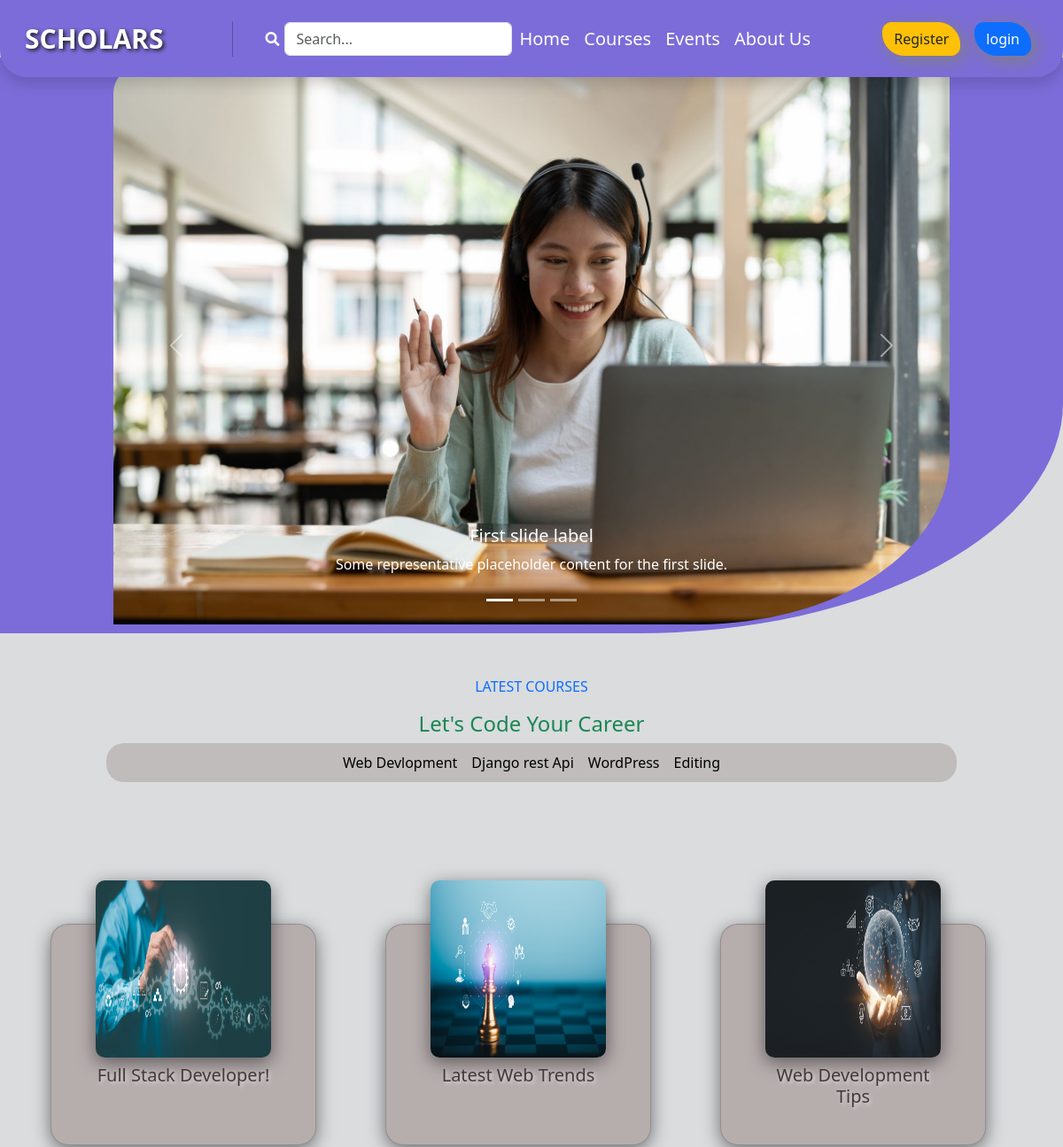
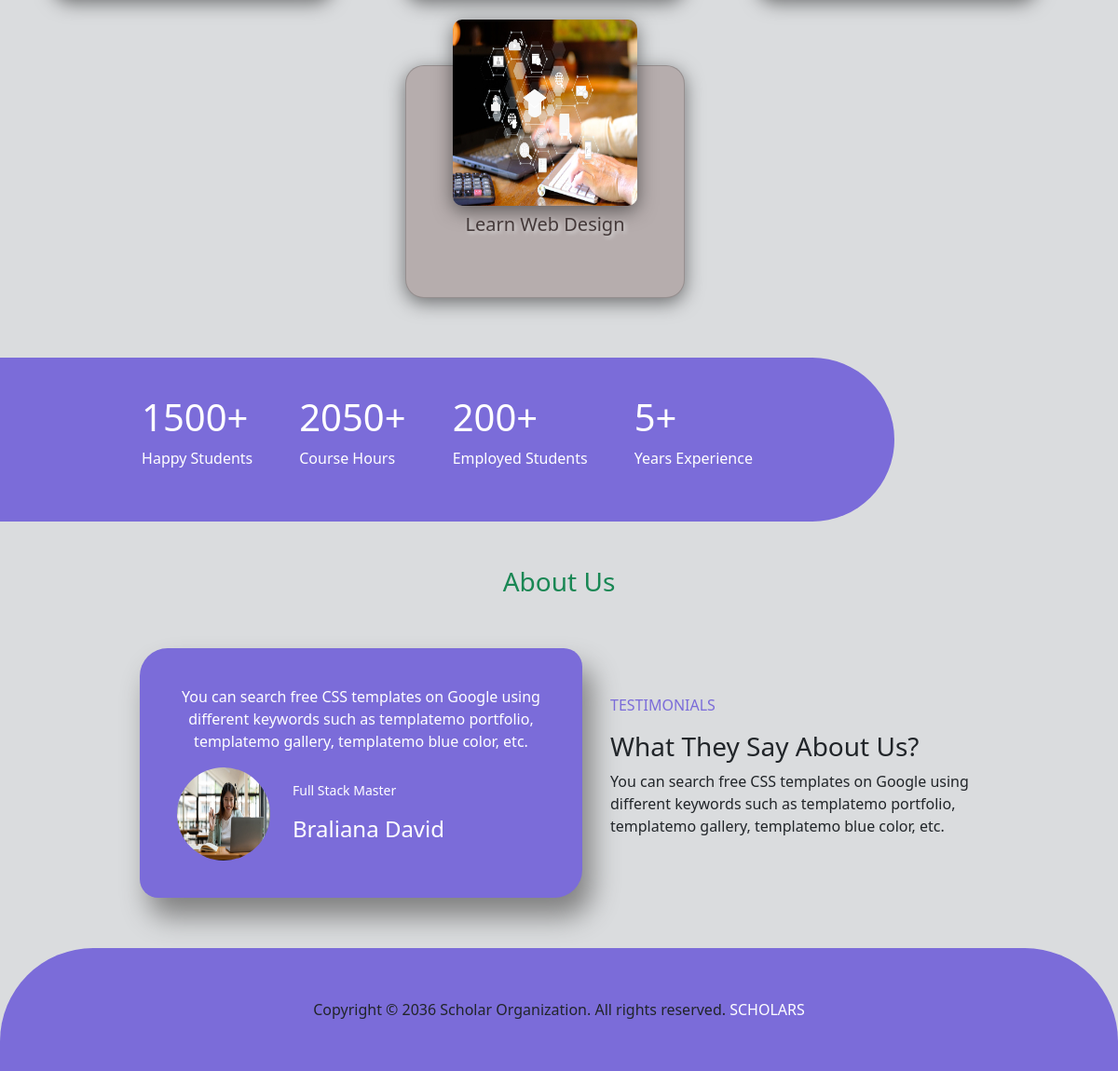
/category/web-devlopment/, run on the app's committed database (2 pictures, top to bottom).
### Course/models.py (models this page shows, shortened)
class Type(models.Model):
    Name = models.CharField(max_length=100)
    slug = models.SlugField(max_length=100,unique=True, null=True, blank=True)

class AddCourse(models.Model):
    teacher = models.ForeignKey(User, on_delete=models.CASCADE,related_name='teacher' )
    Course_Title  = models.CharField(max_length=100)
    price = models.DecimalField(max_digits=10, decimal_places=0 , null=True)
    Content = models.TextField()
    Type = models.ForeignKey(Type,on_delete=models.CASCADE)
    image = models.ImageField(upload_to='Course/media/uploads/', blank = True, null = True)

### Core/views.py (the view)
# urls.py: path('',views.HomeView.as_view(),name='home'),
class  HomeView(View):
    template_name = 'home.html'
    def get(self, request, category_slug=None):
        query = request.GET.get('q')
        data = models.AddCourse.objects.all()
        categories = models.Type.objects.all()
        if query:
            data = models.AddCourse.objects.filter(Course_Title__icontains=query)
        if category_slug is not None:
            category = models.Type.objects.get(slug=category_slug)
            data = models.AddCourse.objects.filter(Type=category)
        return render(request, self.template_name, {"data": data, "categories": categories})

### Core/templates/home.html (shortened to what this page needs)
{% extends "base.html" %}
{% load static %}
{% load crispy_forms_tags %}
{% block content %}
<div class='banner_container'>
    <div class='banner'>
        <div id="carouselExampleCaptions" class="carousel slide">
            <div class="carousel-indicators">
              <button type="button" data-bs-target="#carouselExampleCaptions" data-bs-slide-to="0" class="active" aria-current="true" aria-label="Slide 1"></button>
              <button type="button" data-bs-target="#carouselExampleCaptions" data-bs-slide-to="1" aria-label="Slide 2"></button>
              <button type="button" data-bs-target="#carouselExampleCaptions" data-bs-slide-to="2" aria-label="Slide 3"></button>
            </div>
            <div class="carousel-inner">
              <div class="carousel-item active">
                <img class='imgCao' src="{% static "img/1.jpg" %}" class="d-block w-100" alt="...">
                <div class="carousel-caption d-none d-md-block">
                  <h5>First slide label</h5>
                  <p>Some representative placeholder content for the first slide.</p>
                </div>
              </div>
            </div>
            <button class="carousel-control-prev" type="button" data-bs-target="#carouselExampleCaptions" data-bs-slide="prev">
              <span class="carousel-control-prev-icon" aria-hidden="true"></span>
            </button>
            <button class="carousel-control-next" type="button" data-bs-target="#carouselExampleCaptions" data-bs-slide="next">
              <span class="carousel-control-next-icon" aria-hidden="true"></span>
            </button>
          </div>
    </div>
</div>
  <section class='mt-5' id='Courses'>
    <p class='text-center text-primary'>LATEST COURSES</p>
    <h4  class='text-center  text-success'>Let's Code Your Career </h4>
<div  class="d-flex cat-container justify-content-center gap-3 flex-wrap">
     {% for cat in categories %}
     <a href="{% url "category_wise_post" cat.slug %}#Courses" onclick="scrollToTopic()" class="text-decoration-none ">{{ cat.Name }}</a>
     {% endfor %}
</div>
<div  class='d-flex justify-content-center align-items-center mt-5'>
  <div class="d-flex justify-content-center align-items-center flex-wrap gap-5 p-5 p-md-3">
  {% if data %}
  {% for i in data  %}
        <div class="card mt-4" id="section1">
          <div class="imgbox">
            <img
              src="{{i.image.url}}" />
              <h5 class='text-center  mt-2 '><a  class=' Course_title   text-decoration-none ' href="{% url "details_view" i.id %}">{{i.Course_Title|truncatewords:6}}</a></h5>
          </div>
        </div>
  {% endfor %}
  {% else %}
  <div>
    <h4 class='text-center text-danger'>No Course Found....</h4>
  </div>
  {% endif %}
</div>
</div>
  </section>
 <Section id='achivment' class='history-Container my-5'>
  <div class='service'>
    <h1>1500+</h1>
    <p>Happy Students</p>
  </div>
  <div class='service'>
    <h1>2050+</h1>
    <p>Course Hours</p>
  </div>
  <div class='service'>
    <h1>200+</h1>
    <p>Employed Students</p>
  </div>
  <div class='service'>
    <h1>5+</h1>
    <p>Years Experience</p>
  </div>
 </Section>
 <h3 class='text-center text-success my-4'>About Us </h3>
<div id="about" class='about_container' >
<div class='imgabout'>
  <p class='text-center'>You can search free CSS templates on Google using different keywords such as templatemo portfolio, templatemo gallery, templatemo blue color, etc.</p>
  <div class='d-flex justify-container-center flex-wrap align-items-center gap-4'>
    <img id='logoimg' src="{% static "img/1.jpg" %}" alt="">
    <div >
      <p><small>Full Stack Master</small></p>
      <h4>Braliana David</h4>
    </div>
  </div>
</div>
  <div class='mt-5 mt-md-0'>
    <p class='colorX'>TESTIMONIALS</p>
    <h3>What They Say About Us?</h3>
    <p>You can search free CSS templates on Google using different keywords such as templatemo portfolio, templatemo gallery, templatemo blue color, etc.</p>
  </div>
</div>
{% endblock content %}

### Core/static/css/style.css (style rules this page uses)
.banner_container { background:#7B6CD9; margin-top: -22px; border-radius: 0px 0px 40% 0px; padding: 10px; }
.banner { width: 80%; height: 80%; margin: auto; }
.imgCao { width: 100%; border-radius: 30px 0px 30% 0px; }
.card { position: relative; width: 300px; height: 250px; border-radius: 20px; box-shadow: 0px 5px 20px rgba(0, 0, 0, 0.5); transition: 0.3s; padding: 30px 50px; background: #b6adad; cursor: pointer; margin-right: 30px; }
.imgbox { position: relative; width: 100%; height: 100%; transform: translateY(-80px); z-index: 90; }
.imgbox img { width: 100%; height: 200px; border-radius: 10px; box-shadow: 0px 5px 20px rgba(0, 0, 0, 0.5); }
.cat-container { background-color: #c0bcbc; border-radius: 20px; width: 80%; margin: auto; padding: 10px; margin-bottom: 120px; }
.cat-container a { color: #000; }
.history-Container { background: #7B6CD9; display: flex; width: 80%; padding: 40px; gap: 50px; flex-wrap: wrap; color: white; justify-content: center; border-radius: 0% 100px 100px 0%; }
.about_container { display: flex; justify-content: flex-end; align-items: center; padding: 30px; width: 80%; margin: auto; gap: 30px; }
#logoimg { height: 100px; width: 100px; border-radius: 50px; }
.imgabout { background: #7B6CD9; color: white; padding: 40px; box-shadow: 10px 20px 30px gray; border-radius: 30px 20px ; }
.colorX { color:#7B6CD9; }
.Course_title { color: rgb(68, 57, 57); text-shadow: 2px 2px 4px gainsboro; }

### data on the page
Type: Name "Web Devlopment"
Type: Name "Django rest Api"
Type: Name "WordPress"
Type: Name "Editing"
AddCourse: image (picture), Course_Title "Full Stack Developer!"
AddCourse: image (picture), Course_Title "Latest Web Trends"
AddCourse: image (picture), Course_Title "Web Development Tips"
AddCourse: image (picture), Course_Title "Learn Web Design"
